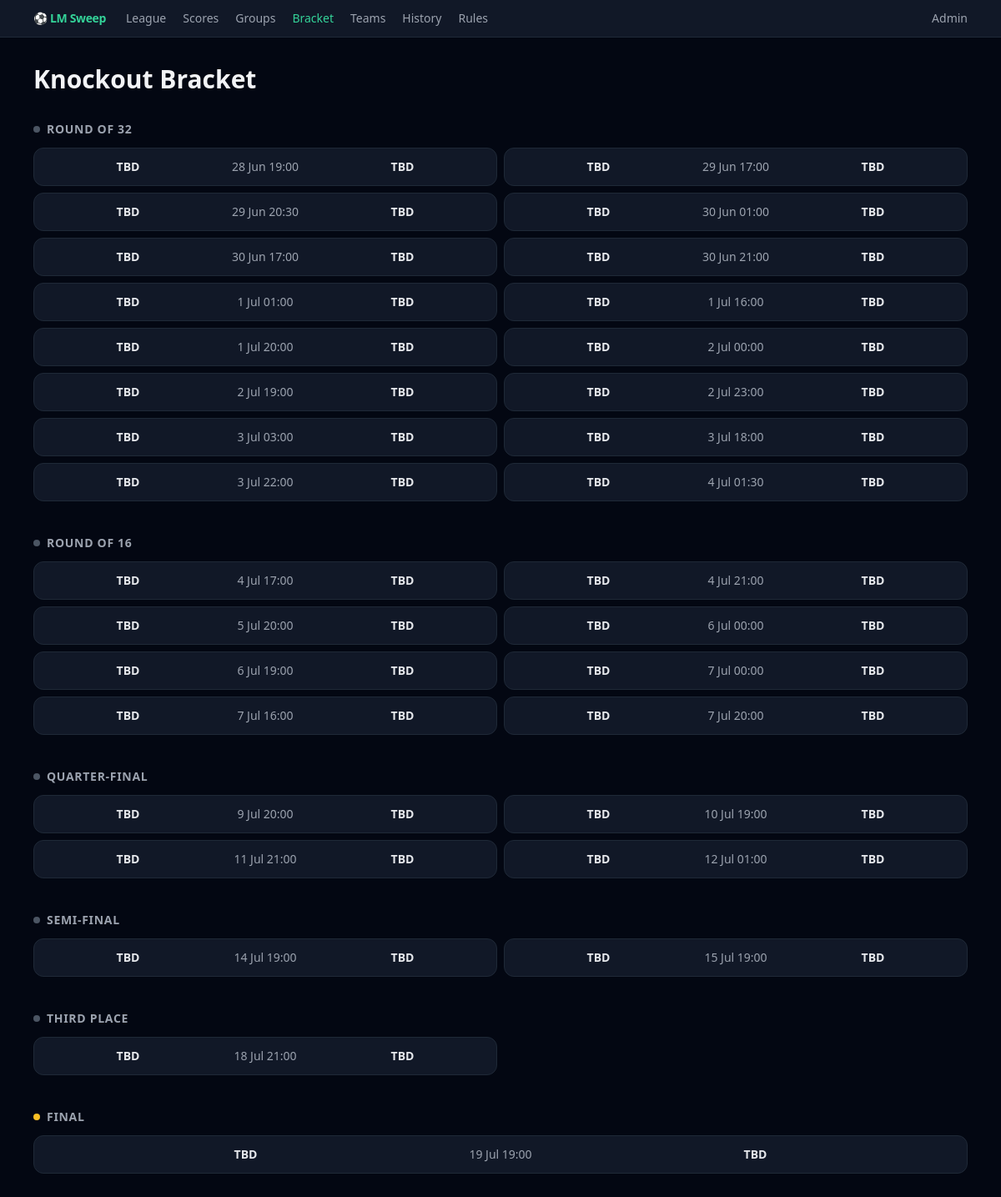
Screenshot of /bracket with the database file from the repository.
### models.py (models this page shows, shortened)
class Match(db.Model):
    __tablename__ = 'matches'
    id = db.Column(db.Integer, primary_key=True)
    api_id = db.Column(db.Integer, unique=True, nullable=True)
    home_team_id = db.Column(db.Integer, db.ForeignKey('countries.id'), nullable=True)
    away_team_id = db.Column(db.Integer, db.ForeignKey('countries.id'), nullable=True)
    home_country = db.relationship('Country', foreign_keys=[home_team_id], back_populates='home_matches')
    away_country = db.relationship('Country', foreign_keys=[away_team_id], back_populates='away_matches')
    home_team_name = db.Column(db.String(100))
    away_team_name = db.Column(db.String(100))
    home_score = db.Column(db.Integer, nullable=True)
    away_score = db.Column(db.Integer, nullable=True)
    stage = db.Column(db.String(50))
    group_name = db.Column(db.String(2), nullable=True)
    status = db.Column(db.String(20), default='SCHEDULED')
    kickoff = db.Column(db.DateTime, nullable=True)
    last_updated = db.Column(db.DateTime, default=datetime.utcnow)
    minute = db.Column(db.Integer, nullable=True)
    goals_json = db.Column(db.Text, nullable=True)
    bookings_json = db.Column(db.Text, nullable=True)

### routes/main.py (the view)
@main_bp.route('/bracket')
def bracket():
    matches_by_stage = {}
    for stage in KNOCKOUT_STAGES:
        stage_matches = Match.query.filter_by(stage=stage).options(
            joinedload(Match.home_country).joinedload(Country.player),
            joinedload(Match.away_country).joinedload(Country.player),
        ).order_by(Match.kickoff.asc()).all()
        if stage_matches:
            matches_by_stage[stage] = stage_matches
    return render_template('bracket.html',
                           matches_by_stage=matches_by_stage,
                           stage_labels=STAGE_LABELS,
                           knockout_stages=KNOCKOUT_STAGES)

### templates/bracket.html (shortened to what this page needs)
{% extends 'base.html' %}
{% block content %}
<h1 class="text-3xl font-bold mb-8">Knockout Bracket</h1>
{% if matches_by_stage %}
{% for stage in knockout_stages %}
{% if stage in matches_by_stage %}
{% set matches = matches_by_stage[stage] %}
<section class="mb-10">
  <h2 class="text-sm font-semibold uppercase tracking-wider text-gray-400 mb-3 flex items-center gap-2">
    {% if stage == 'FINAL' %}
    <span class="w-2 h-2 rounded-full bg-amber-400 inline-block"></span>
    {% else %}
    <span class="w-2 h-2 rounded-full bg-gray-600 inline-block"></span>
    {% endif %}
    {{ stage_labels.get(stage, stage) }}
  </h2>
  <div class="grid grid-cols-1 sm:grid-cols-2 lg:grid-cols-{{ '1' if stage == 'FINAL' else '2' if stage in ('SEMI_FINALS','THIRD_PLACE') else '2' }} gap-2">
    {% for m in matches %}
    {% set is_finished = m.status == 'FINISHED' %}
    {% set is_live = m.status in ('IN_PLAY', 'PAUSED') %}
    {% set has_score = m.home_score is not none and m.away_score is not none %}
    {% set home_wins = has_score and m.home_score > m.away_score %}
    {% set away_wins = has_score and m.away_score > m.home_score %}
    <div class="bg-gray-900 border rounded-xl px-4 py-3
      {{ 'card-live border-emerald-500' if is_live else 'border-gray-800' }}">
      <div class="flex items-center gap-3">
        <div class="flex-1 text-center">
          <div class="font-semibold text-sm
            {{ 'text-white' if (is_finished or is_live) and home_wins else 'text-gray-500' if (is_finished or is_live) and away_wins else 'text-gray-200' }}">
            {{ m.home_country.name if m.home_country else m.home_team_name or 'TBD' }}
          </div>
        </div>
        <div class="w-28 text-center flex flex-col items-center">
          {% if is_live %}
          <div class="text-2xl font-bold text-emerald-400 tabular-nums">{{ m.home_score }}–{{ m.away_score }}</div>
          <span class="mt-0.5 bg-red-500 text-white text-xs font-bold px-2 py-0.5 rounded-full animate-pulse">LIVE</span>
          {% elif is_finished %}
          <div class="text-2xl font-bold text-gray-100 tabular-nums">{{ m.home_score }}–{{ m.away_score }}</div>
          <span class="mt-0.5 text-xs text-gray-600 font-medium">FT</span>
          {% elif m.kickoff %}
          <time data-utc="{{ m.kickoff.strftime('%Y-%m-%dT%H:%M:%S') }}Z" class="text-sm text-gray-400">
          </time>
          {% else %}
          <div class="text-sm text-gray-600">TBC</div>
          {% endif %}
        </div>
        <div class="flex-1 text-center">
          <div class="font-semibold text-sm
            {{ 'text-white' if (is_finished or is_live) and away_wins else 'text-gray-500' if (is_finished or is_live) and home_wins else 'text-gray-200' }}">
            {{ m.away_country.name if m.away_country else m.away_team_name or 'TBD' }}
          </div>
        </div>
      </div>
    </div>
    {% endfor %}
  </div>
</section>
{% endif %}
{% endfor %}
{% else %}
<div class="bg-gray-900 rounded-xl border border-gray-800 p-12 text-center">
  <p class="text-gray-400 text-lg mb-2">Knockout stage not yet started.</p>
  <p class="text-gray-500 text-sm">Check back once the group stage is complete.</p>
</div>
{% endif %}
{% endblock %}

### templates/base.html (shortened to what this page needs)
<!DOCTYPE html>
<html lang="en">
<head>
  <script src="https://cdn.tailwindcss.com"></script>
</head>
<body class="bg-gray-950 text-gray-100 min-h-screen">
  <nav class="bg-gray-900 border-b border-gray-800 sticky top-0 z-10">
    <div class="nav-strip max-w-6xl mx-auto px-4 py-3 flex items-center gap-5 overflow-x-auto">
      <span class="font-bold text-emerald-400 text-sm tracking-tight flex-shrink-0 mr-1">⚽ LM Sweep</span>
      <a href="/"        class="text-sm hover:text-emerald-400 transition-colors flex-shrink-0 whitespace-nowrap {% if request.path == '/' %}text-emerald-400{% else %}text-gray-400{% endif %}">League</a>
      <a href="/scores"  class="text-sm hover:text-emerald-400 transition-colors flex-shrink-0 whitespace-nowrap {% if request.path.startswith('/scores') %}text-emerald-400{% else %}text-gray-400{% endif %}">Scores</a>
      <a href="/groups"  class="text-sm hover:text-emerald-400 transition-colors flex-shrink-0 whitespace-nowrap {% if request.path == '/groups' %}text-emerald-400{% else %}text-gray-400{% endif %}">Groups</a>
      <a href="/bracket" class="text-sm hover:text-emerald-400 transition-colors flex-shrink-0 whitespace-nowrap {% if request.path == '/bracket' %}text-emerald-400{% else %}text-gray-400{% endif %}">Bracket</a>
      <a href="/teams"   class="text-sm hover:text-emerald-400 transition-colors flex-shrink-0 whitespace-nowrap {% if request.path == '/teams' %}text-emerald-400{% else %}text-gray-400{% endif %}">Teams</a>
      <a href="/history" class="text-sm hover:text-emerald-400 transition-colors flex-shrink-0 whitespace-nowrap {% if request.path == '/history' %}text-emerald-400{% else %}text-gray-400{% endif %}">History</a>
      <a href="/rules"   class="text-sm hover:text-emerald-400 transition-colors flex-shrink-0 whitespace-nowrap {% if request.path == '/rules' %}text-emerald-400{% else %}text-gray-400{% endif %}">Rules</a>
      <a href="/admin"   class="text-sm hover:text-emerald-400 transition-colors flex-shrink-0 whitespace-nowrap ml-auto {% if request.path.startswith('/admin') %}text-emerald-400{% else %}text-gray-400{% endif %}">Admin</a>
    </div>
  </nav>
  <main class="max-w-6xl mx-auto px-4 py-8">
    {% block content %}{% endblock %}
  </main>
</body>
</html>

### templates/base.html (style rules this page uses)
.nav-strip { scrollbar-width:none; -ms-overflow-style:none; }

### rows the page displays
Match: home_country "TBD", away_country "TBD"
Match: home_country "TBD", away_country "TBD"
Match: home_country "TBD", away_country "TBD"
Match: home_country "TBD", away_country "TBD"
Match: home_country "TBD", away_country "TBD"
Match: home_country "TBD", away_country "TBD"
Match: home_country "TBD", away_country "TBD"
Match: home_country "TBD", away_country "TBD"
Match: home_country "TBD", away_country "TBD"
Match: home_country "TBD", away_country "TBD"
Match: home_country "TBD", away_country "TBD"
Match: home_country "TBD", away_country "TBD"
Match: home_country "TBD", away_country "TBD"
Match: home_country "TBD", away_country "TBD"
Match: home_country "TBD", away_country "TBD"
Match: home_country "TBD", away_country "TBD"
Match: home_country "TBD", away_country "TBD"
Match: home_country "TBD", away_country "TBD"
Match: home_country "TBD", away_country "TBD"
Match: home_country "TBD", away_country "TBD"
Match: home_country "TBD", away_country "TBD"
Match: home_country "TBD", away_country "TBD"
Match: home_country "TBD", away_country "TBD"
Match: home_country "TBD", away_country "TBD"
Match: home_country "TBD", away_country "TBD"
Match: home_country "TBD", away_country "TBD"
Match: home_country "TBD", away_country "TBD"
Match: home_country "TBD", away_country "TBD"
Match: home_country "TBD", away_country "TBD"
Match: home_country "TBD", away_country "TBD"
Match: home_country "TBD", away_country "TBD"
Match: home_country "TBD", away_country "TBD"

### other values shown
{{ stage_labels.get(stage, stage) }} "ROUND OF 32" "ROUND OF 16" "QUARTER-FINAL" "SEMI-FINAL" "THIRD PLACE" "FINAL"
